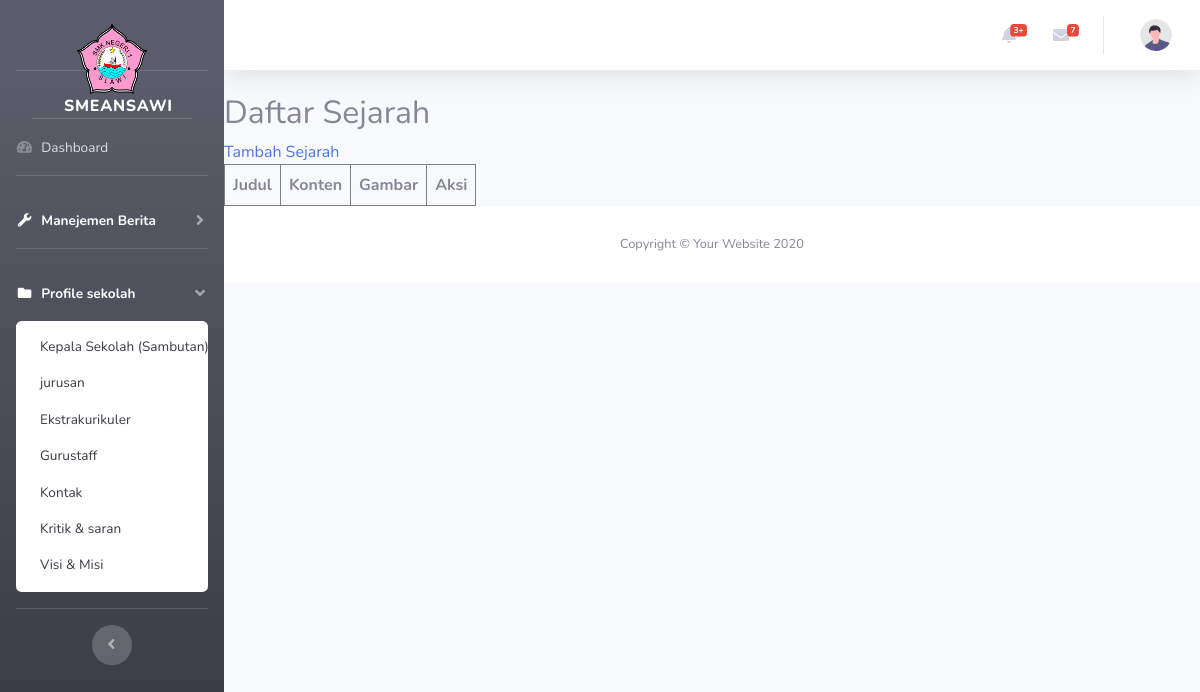
/index.php/sejarah, run on an earlier commit of the app's database.
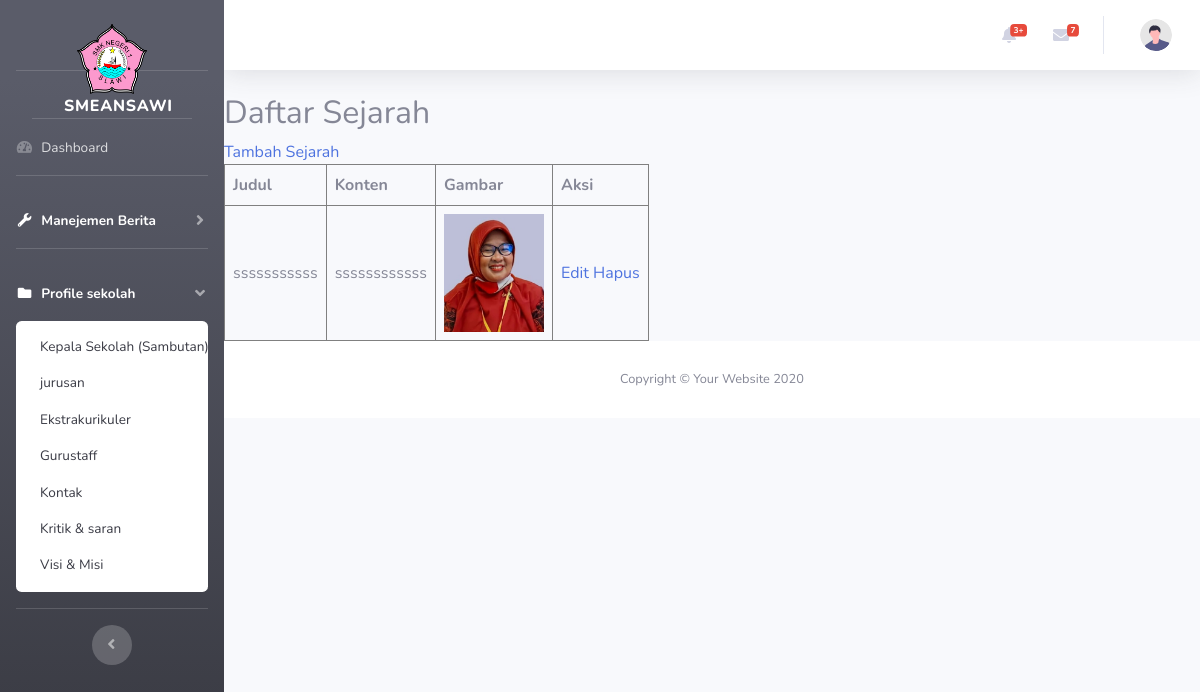
And on a later commit of the database.
### tables this page shows
CREATE TABLE `sejarah` (
  `id` int NOT NULL,
  `judul` varchar(255) NOT NULL,
  `konten` text NOT NULL,
  `gambar` varchar(255) DEFAULT NULL,
  `user_id` int DEFAULT NULL
);

### application/controllers/Sejarah.php (called while the page is built, shortened)
<?php
class Sejarah extends CI_Controller {
    public function __construct() {
        $this->load->model('Sejarah_model');
        $this->load->library('upload');
    }
    public function index() {
        $data['sejarah'] = $this->Sejarah_model->get_all();
        $this->load->view('admin/header', $data);
        $this->load->view('admin/sidebar');
        $this->load->view('admin/sejarah/sejarah_list', $data);
        $this->load->view('admin/footer');
    }
}

### index.php (called while the page is built, shortened)
<?php
require_once BASEPATH.'core/CodeIgniter.php';

### application/models/Sejarah_model.php (called while the page is built, shortened)
<?php
class Sejarah_model extends CI_Model {
    public function get_all() {
        return $this->db->get('sejarah')->result_array();
    }
}

### application/views/admin/sejarah/sejarah_list.php (the view)
<h2>Daftar Sejarah</h2>
<a href="<?= base_url('sejarah/create'); ?>">Tambah Sejarah</a>
<table border="1" cellpadding="8">
    <tr>
        <th>Judul</th>
        <th>Konten</th>
        <th>Gambar</th>
        <th>Aksi</th>
    </tr>
    <?php foreach ($sejarah as $item): ?>
        <tr>
            <td><?= $item['judul']; ?></td>
            <td><?= $item['konten']; ?></td>
            <td>
                <?php if ($item['gambar']): ?>
                    <img src="<?= base_url('uploads/' . $item['gambar']); ?>" width="100">
                <?php endif; ?>
            </td>
            <td>
                <a href="<?= base_url('sejarah/edit/' . $item['id']); ?>">Edit</a>
                <a href="<?= base_url('sejarah/delete/' . $item['id']); ?>" onclick="return confirm('Yakin ingin menghapus?');">Hapus</a>
            </td>
        </tr>
    <?php endforeach; ?>
</table>

What changed in the data, as far as the page shows it:
added sejarah: judul "sssssssssss", konten "ssssssssssss", gambar (picture)
